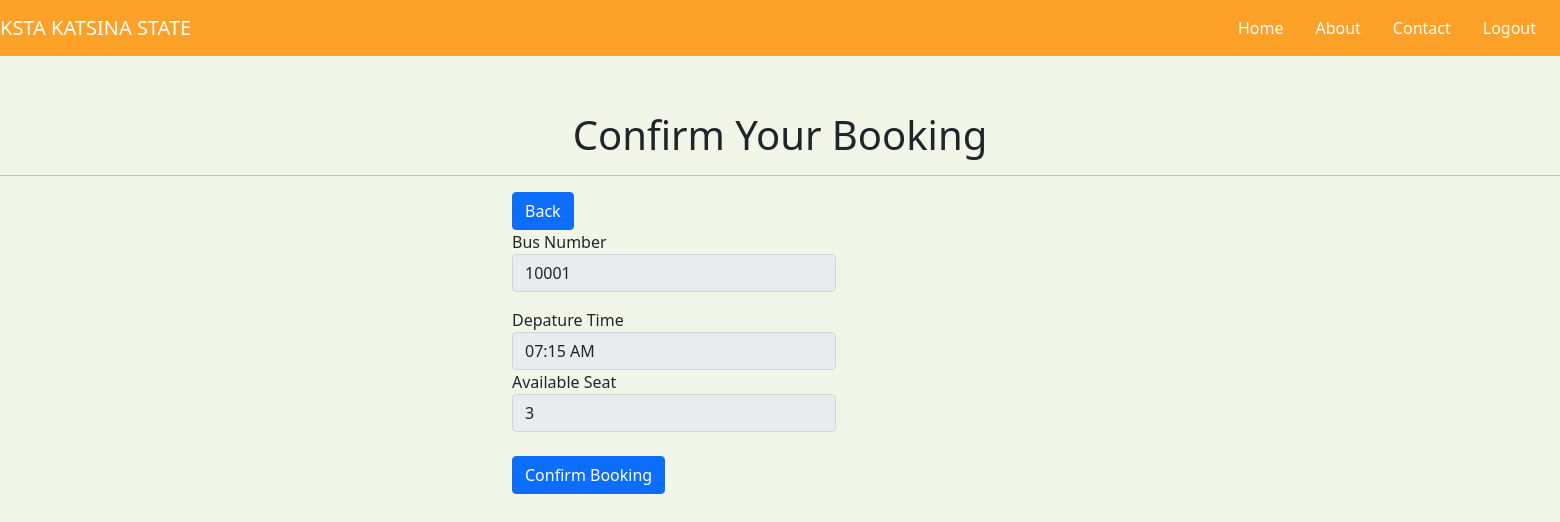
Screenshot of /booking.php?bus=3 (signed in) with the database file from the repository.
### tables this page shows
CREATE TABLE `buses` (
  `id` int(11) NOT NULL,
  `Bus_No` varchar(20) NOT NULL,
  `number_seat` int(11) NOT NULL,
  `city` int(11) NOT NULL,
  `status` varchar(30) NOT NULL,
  `depart_time` time NOT NULL
);

### booking.php (the view, shortened to what this page needs)
<?php
require_once 'connectionksta.php';
$bus=$_GET['bus'];
	$find_bus = mysqli_query($conn,"select * from buses where id='$bus'");
	$bus_row= mysqli_fetch_array($find_bus);
	?>
<html lang="en">
    <head>
		<link rel="stylesheet" href="css/bootstrap.min.css">
		<link rel="stylesheet" href="main.css">
		</head>
		<body>
				<nav class="navbar navbar-expand-md">
						<a class="navbar-brand" href="logo.html">KSTA KATSINA STATE</a>
						<div class="collapse navbar-collapse" id="main-navigation">
							<ul class="navbar-nav">
								<li class="nav-item">
									<a class="nav-link" href="Transportationsystem.php">Home</a>
								</li>
								<li class="nav-item">
									<a class="nav-link" href="aboutus.php">About</a>
								</li>
								<li class="nav-item">
									<a class="nav-link" href="CONTACT.php">Contact</a>
								</li>
								<li class="nav-item">
									<a class="nav-link" href="logout.php">Logout</a>
								</li>
							</ul>
						</div>
					</nav>
                <div style="  margin-top:55px" align="center">
				<h1 align="center">Confirm Your Booking</h1>
				<hr>
					<div class ="container" align="left" style="margin-left:500px">
					<div class="row justify_content_center">
					<div class="form-group">
					<div class="book-btn">
					<div class="col-sm-offset-6 col-sm-10" >
						<a href="booking_search.php"><button type="submit" class="btn btn-primary" name="book">Back</button></a>
						</div>
					</div>
					</div>
					<form action="" method = 'POST' role= "form">
					<div class="form-group">
					<label for="Home">Bus Number</label>
					<div class="col-sm-3">
					<input type="text" name="home" value="<?php echo $bus_row['Bus_No'] ?>" class= "form-control" required placeholder="Type From where" disabled>
					</div>
					</div>
					</div>
					<div class="form-group">
					<label for="Distination">Depature Time</label>
					<div class="col-sm-3">
					<input type="text" name="" value="<?php  echo date ('h:i A', strtotime($bus_row['depart_time']))?>" class= "form-control" disabled>
					</div>
					</div>
					<div class="form-group">
					<label for="Distination">Available Seat</label>
					<div class="col-sm-3">
					<input type="text" name="" value="<?php echo $bus_row['number_seat'] ?>" class= "form-control" disabled>
					</div>
					</div><br>
					<div class="form-group">
					<div class="book-btn">
					<div class="col-sm-offset-6 col-sm-10" >
						<button type="submit" class="btn btn-primary" name="book">Confirm Booking</button>
						</div>
					</div>
					</div>
					</div>
					</div>
		</body>
</html>

### main.css (style rules this page uses)
body { padding: 0; margin: 0; background: #f2f6e9; }
.navbar { background:hsla(34, 100%, 50%, 0.829); }
.nav-link, .navbar-brand { color: #fff; cursor: pointer; }
.nav-link { margin-right: 1em !important; }
.navbar-collapse { justify-content: flex-end; }

### rows the page displays
buses: home "10001", depart_time "07:15 AM", number_seat "3"
